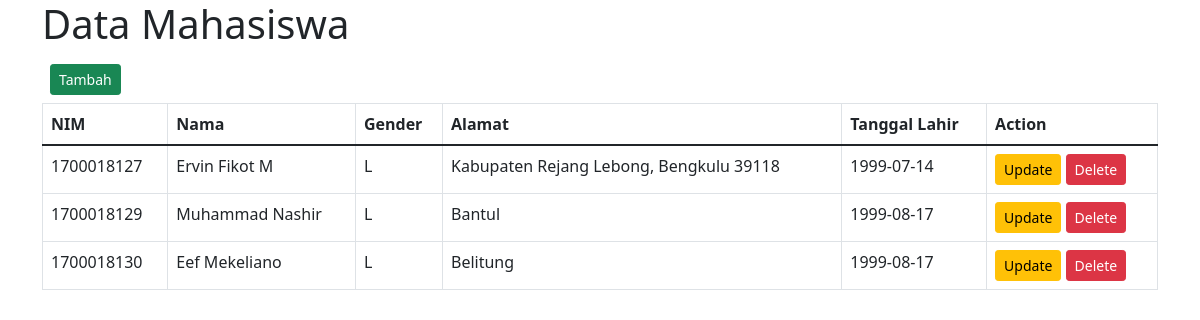
The page / on the database its author committed.
### tables this page shows
CREATE TABLE `mahasiswa` (
  `nim` varchar(10) NOT NULL,
  `nama` varchar(50) NOT NULL,
  `jkel` varchar(1) NOT NULL,
  `alamat` text NOT NULL,
  `tgllhr` date NOT NULL
);

### index.php (the view, shortened to what this page needs)
<?php
include_once("koneksi.php");
$result = mysqli_query($con, "SELECT * FROM mahasiswa");
?>
<!doctype html>
<html lang="en">
<head>
    <link href="https://cdn.jsdelivr.net/npm/bootstrap@5.1.3/dist/css/bootstrap.min.css" rel="stylesheet">
</head>
<body>
    <div class="container">
        <h1>Data Mahasiswa</h1>
        <a href="tambah.php" class="btn btn-success btn-sm m-2"> Tambah </a>
        <table class="table table-bordered">
            <thead>
                <tr>
                    <th>NIM</th>
                    <th>Nama</th>
                    <th>Gender</th>
                    <th>Alamat</th>
                    <th>Tanggal Lahir</th>
                    <th>Action</th>
                </tr>
            </thead>
            <tbody>
                <?php while ($user_data = mysqli_fetch_array($result)) { ?>
                    <tr>
                        <td><?= $user_data['nim']; ?></td>
                        <td><?= $user_data['nama']; ?></td>
                        <td><?= $user_data['jkel']; ?></td>
                        <td><?= $user_data['alamat']; ?></td>
                        <td><?= $user_data['tgllhr']; ?></td>
                        <td>
                            <a href="edit.php?id=<?= $user_data['nim'] ?>" class="btn btn-warning btn-sm">Update</a>
                            <a href="delete.php?id=<?= $user_data['nim'] ?>" onclick="return confirm('Yakin Menghapus Data ?')" class="btn btn-danger btn-sm">Delete</a>
                        </td>
                    </tr>
                <?php } ?>
            </tbody>
        </table>
    </div>
</body>
</html>

### rows shown on the page
mahasiswa: nim "1700018127", nama "Ervin Fikot M", jkel "L", alamat "Kabupaten Rejang Lebong, Bengkulu 39118", tgllhr "1999-07-14"
mahasiswa: nim "1700018129", nama "Muhammad Nashir", jkel "L", alamat "Bantul", tgllhr "1999-08-17"
mahasiswa: nim "1700018130", nama "Eef Mekeliano", jkel "L", alamat "Belitung", tgllhr "1999-08-17"
